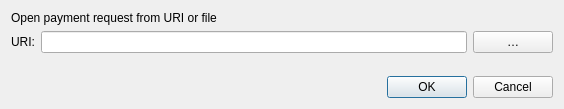
<?xml version="1.0" encoding="UTF-8"?>
<ui version="4.0">
 <class>OpenURIDialog</class>
 <widget class="QDialog" name="OpenURIDialog">
  <property name="geometry">
   <rect>
    <x>0</x>
    <y>0</y>
    <width>564</width>
    <height>109</height>
   </rect>
  </property>
  <property name="windowTitle">
   <string>Open URI</string>
  </property>
  <layout class="QVBoxLayout" name="verticalLayout">
   <item>
    <widget class="QLabel" name="label_2">
     <property name="text">
      <string>Open payment request from URI or file</string>
     </property>
    </widget>
   </item>
   <item>
    <layout class="QHBoxLayout" name="horizontalLayout">
     <item>
      <widget class="QLabel" name="label">
       <property name="text">
        <string>URI:</string>
       </property>
      </widget>
     </item>
     <item>
      <widget class="QValidatedLineEdit" name="uriEdit"/>
     </item>
     <item>
      <widget class="QPushButton" name="selectFileButton">
       <property name="toolTip">
        <string>Select payment request file</string>
       </property>
       <property name="text">
        <string notr="true">…</string>
       </property>
       <property name="autoDefault">
        <bool>false</bool>
       </property>
      </widget>
     </item>
    </layout>
   </item>
   <item>
    <spacer name="verticalSpacer">
     <property name="orientation">
      <enum>Qt::Vertical</enum>
     </property>
     <property name="sizeHint" stdset="0">
      <size>
       <width>20</width>
       <height>40</height>
      </size>
     </property>
    </spacer>
   </item>
   <item>
    <widget class="QDialogButtonBox" name="buttonBox">
     <property name="orientation">
      <enum>Qt::Horizontal</enum>
     </property>
     <property name="standardButtons">
      <set>QDialogButtonBox::Cancel|QDialogButtonBox::Ok</set>
     </property>
    </widget>
   </item>
  </layout>
 </widget>
 <customwidgets>
  <customwidget>
   <class>QValidatedLineEdit</class>
   <extends>QLineEdit</extends>
   <header>qvalidatedlineedit.h</header>
  </customwidget>
 </customwidgets>
 <resources/>
 <connections>
  <connection>
   <sender>buttonBox</sender>
   <signal>accepted()</signal>
   <receiver>OpenURIDialog</receiver>
   <slot>accept()</slot>
   <hints>
    <hint type="sourcelabel">
     <x>248</x>
     <y>254</y>
    </hint>
    <hint type="destinationlabel">
     <x>157</x>
     <y>274</y>
    </hint>
   </hints>
  </connection>
  <connection>
   <sender>buttonBox</sender>
   <signal>rejected()</signal>
   <receiver>OpenURIDialog</receiver>
   <slot>reject()</slot>
   <hints>
    <hint type="sourcelabel">
     <x>316</x>
     <y>260</y>
    </hint>
    <hint type="destinationlabel">
     <x>286</x>
     <y>274</y>
    </hint>
   </hints>
  </connection>
 </connections>
</ui>
